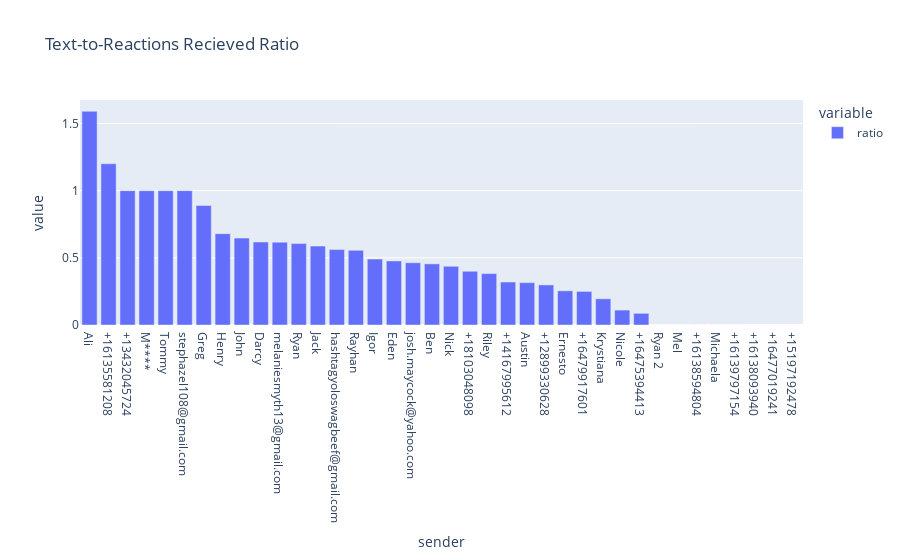

Notebook code for this chart:
### Code cell
px.bar(text_count['ratio'].sort_values(ascending=False), title="Text-to-Reactions Recieved Ratio")

### Figure 1 — Plotly figure (JSON) as saved in the notebook; plotly's stock layout.template omitted (floating-point values rounded to 4 significant figures)
{"data": [{"alignmentgroup": "True", "hovertemplate": "variable=ratio<br>sender=%{x}<br>value=%{y}<extra></extra>", "legendgroup": "ratio", "marker": {"color": "#636efa", "pattern": {"shape": ""}}, "name": "ratio", "offsetgroup": "ratio", "orientation": "v", "showlegend": true, "textposition": "auto", "type": "bar", "x": ["Ali", "+16135581208", "+13432045724", "M****", "Tommy", "stephazel108@gmail.com", "Greg", "Henry", "John", "Darcy", "melaniesmyth13@gmail.com", "Ryan", "Jack", "hashtagyoloswagbeef@gmail.com", "Rayhan", "Igor", "Eden", "josh.maycock@yahoo.com", "Ben", "Nick", "+18103048098", "Riley", "+14167995612", "Austin", "+12899330628", "Ernesto", "+16479917601", "Krystiana", "Nicole", "+16475394413", "Ryan 2", "Mel", "+16138594804", "Michaela", "+16139797154", "+16138093940", "+16477019241", "+15197192478"], "xaxis": "x", "y": [1.591, 1.2, 1, 1, 1, 1, 0.8898, 0.68, 0.6467, 0.618, 0.6165, 0.6058, 0.5872, 0.5613, 0.5556, 0.4906, 0.4769, 0.4634, 0.4549, 0.4371, 0.4, 0.3827, 0.3199, 0.3152, 0.2982, 0.2545, 0.25, 0.1951, 0.1111, 0.08696, 0, 0, 0, 0, 0, null, null, null], "yaxis": "y"}], "layout": {"barmode": "relative", "legend": {"title": {"text": "variable"}, "tracegroupgap": 0}, "title": {"text": "Text-to-Reactions Recieved Ratio"}, "xaxis": {"anchor": "y", "domain": [0, 1], "title": {"text": "sender"}}, "yaxis": {"anchor": "x", "domain": [0, 1], "title": {"text": "value"}}}}
